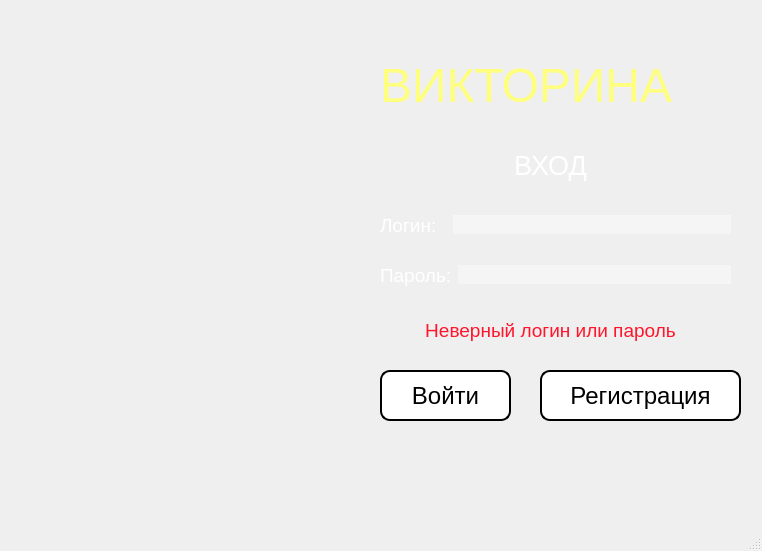
<?xml version="1.0" encoding="UTF-8"?>
<ui version="4.0">
 <class>MainWindow</class>
 <widget class="QMainWindow" name="MainWindow">
  <property name="geometry">
   <rect>
    <x>0</x>
    <y>0</y>
    <width>762</width>
    <height>551</height>
   </rect>
  </property>
  <property name="windowTitle">
   <string>MainWindow</string>
  </property>
  <widget class="QWidget" name="centralwidget">
   <widget class="QWidget" name="layoutWidget">
    <property name="geometry">
     <rect>
      <x>380</x>
      <y>210</y>
      <width>351</width>
      <height>30</height>
     </rect>
    </property>
    <layout class="QHBoxLayout" name="usernamecombo">
     <item>
      <widget class="QLabel" name="username_label">
       <property name="font">
        <font>
         <pointsize>14</pointsize>
        </font>
       </property>
       <property name="styleSheet">
        <string notr="true">QLabel
{	
	color: white;
}</string>
       </property>
       <property name="text">
        <string>Логин:  </string>
       </property>
      </widget>
     </item>
     <item>
      <widget class="QLineEdit" name="input_login">
       <property name="font">
        <font>
         <family>Tw Cen MT</family>
        </font>
       </property>
       <property name="styleSheet">
        <string notr="true">QLineEdit
{
background-color: rgba(255, 255, 254, 100);
border: none;
}</string>
       </property>
       <property name="text">
        <string/>
       </property>
      </widget>
     </item>
    </layout>
   </widget>
   <widget class="QPushButton" name="going">
    <property name="geometry">
     <rect>
      <x>380</x>
      <y>370</y>
      <width>131</width>
      <height>51</height>
     </rect>
    </property>
    <property name="font">
     <font>
      <pointsize>18</pointsize>
     </font>
    </property>
    <property name="styleSheet">
     <string notr="true">QPushButton
{
background-color: white;
border: 2px solid black;
border-radius: 10px; 
}</string>
    </property>
    <property name="text">
     <string>Войти</string>
    </property>
   </widget>
   <widget class="QLabel" name="titlerocket">
    <property name="geometry">
     <rect>
      <x>380</x>
      <y>40</y>
      <width>351</width>
      <height>91</height>
     </rect>
    </property>
    <property name="font">
     <font>
      <pointsize>36</pointsize>
      <weight>50</weight>
      <bold>false</bold>
     </font>
    </property>
    <property name="styleSheet">
     <string notr="true">QLabel
{	
	
	color: rgb(255, 255, 127);
}</string>
    </property>
    <property name="text">
     <string>ВИКТОРИНА</string>
    </property>
   </widget>
   <widget class="QLabel" name="allowancelabel">
    <property name="geometry">
     <rect>
      <x>170</x>
      <y>140</y>
      <width>761</width>
      <height>51</height>
     </rect>
    </property>
    <property name="font">
     <font>
      <pointsize>20</pointsize>
      <weight>50</weight>
      <bold>false</bold>
     </font>
    </property>
    <property name="styleSheet">
     <string notr="true">QLabel
{	
	color: white;
}</string>
    </property>
    <property name="text">
     <string>ВХОД</string>
    </property>
    <property name="alignment">
     <set>Qt::AlignCenter</set>
    </property>
   </widget>
   <widget class="QLabel" name="mistakes">
    <property name="geometry">
     <rect>
      <x>370</x>
      <y>310</y>
      <width>361</width>
      <height>41</height>
     </rect>
    </property>
    <property name="font">
     <font>
      <family>Segoe UI</family>
      <pointsize>14</pointsize>
      <weight>50</weight>
      <italic>false</italic>
      <bold>false</bold>
     </font>
    </property>
    <property name="layoutDirection">
     <enum>Qt::LeftToRight</enum>
    </property>
    <property name="styleSheet">
     <string notr="true">QLabel
{
	
	color: rgb(255, 21, 44);
}</string>
    </property>
    <property name="text">
     <string>Неверный логин или пароль</string>
    </property>
    <property name="alignment">
     <set>Qt::AlignCenter</set>
    </property>
   </widget>
   <widget class="QWidget" name="layoutWidget_3">
    <property name="geometry">
     <rect>
      <x>380</x>
      <y>260</y>
      <width>351</width>
      <height>30</height>
     </rect>
    </property>
    <layout class="QHBoxLayout" name="password">
     <item>
      <widget class="QLabel" name="password_label">
       <property name="font">
        <font>
         <pointsize>14</pointsize>
        </font>
       </property>
       <property name="styleSheet">
        <string notr="true">QLabel
{	
	color: white;
}</string>
       </property>
       <property name="text">
        <string>Пароль:</string>
       </property>
      </widget>
     </item>
     <item>
      <widget class="QLineEdit" name="input_password">
       <property name="font">
        <font>
         <family>Tw Cen MT</family>
        </font>
       </property>
       <property name="styleSheet">
        <string notr="true">QLineEdit
{
background-color: rgba(255, 255, 254, 100);
border: none;
}</string>
       </property>
       <property name="text">
        <string/>
       </property>
      </widget>
     </item>
    </layout>
   </widget>
   <widget class="QLabel" name="rocket">
    <property name="geometry">
     <rect>
      <x>-90</x>
      <y>0</y>
      <width>851</width>
      <height>521</height>
     </rect>
    </property>
    <property name="font">
     <font>
      <family>Vladimir Script</family>
      <pointsize>14</pointsize>
     </font>
    </property>
    <property name="styleSheet">
     <string notr="true">background-image: url(:/помощник ракеты/hfrtnf yjvth 1 d hjccbbb.jpg);</string>
    </property>
    <property name="text">
     <string/>
    </property>
    <property name="pixmap">
     <pixmap>картинкни/psikhologiia-fon-12.webp</pixmap>
    </property>
    <property name="scaledContents">
     <bool>true</bool>
    </property>
   </widget>
   <widget class="QPushButton" name="registrationbutton">
    <property name="geometry">
     <rect>
      <x>540</x>
      <y>370</y>
      <width>201</width>
      <height>51</height>
     </rect>
    </property>
    <property name="sizePolicy">
     <sizepolicy hsizetype="Fixed" vsizetype="Fixed">
      <horstretch>0</horstretch>
      <verstretch>0</verstretch>
     </sizepolicy>
    </property>
    <property name="font">
     <font>
      <pointsize>18</pointsize>
     </font>
    </property>
    <property name="whatsThis">
     <string/>
    </property>
    <property name="styleSheet">
     <string notr="true">QPushButton
{
background-color: white;
border: 2px solid black;
border-radius: 10px; 
}</string>
    </property>
    <property name="text">
     <string>Регистрация</string>
    </property>
   </widget>
   <zorder>rocket</zorder>
   <zorder>layoutWidget</zorder>
   <zorder>going</zorder>
   <zorder>titlerocket</zorder>
   <zorder>allowancelabel</zorder>
   <zorder>mistakes</zorder>
   <zorder>layoutWidget_3</zorder>
   <zorder>registrationbutton</zorder>
  </widget>
  <widget class="QMenuBar" name="menubar">
   <property name="geometry">
    <rect>
     <x>0</x>
     <y>0</y>
     <width>762</width>
     <height>26</height>
    </rect>
   </property>
  </widget>
  <widget class="QStatusBar" name="statusbar"/>
 </widget>
 <resources>
  <include location="помощник банкомата.qrc"/>
  <include location="помощник ракеты2.qrc"/>
 </resources>
 <connections/>
</ui>
